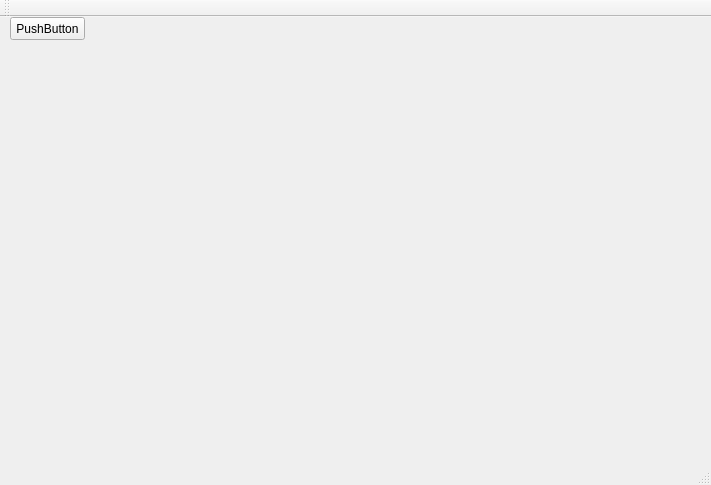
<?xml version="1.0" encoding="UTF-8"?>
<ui version="4.0">
 <class>MainWindow</class>
 <widget class="QMainWindow" name="MainWindow">
  <property name="geometry">
   <rect>
    <x>0</x>
    <y>0</y>
    <width>711</width>
    <height>485</height>
   </rect>
  </property>
  <property name="windowTitle">
   <string>MainWindow</string>
  </property>
  <widget class="QWidget" name="centralWidget">
   <widget class="QPushButton" name="pushButton">
    <property name="geometry">
     <rect>
      <x>10</x>
      <y>0</y>
      <width>75</width>
      <height>23</height>
     </rect>
    </property>
    <property name="text">
     <string>PushButton</string>
    </property>
   </widget>
  </widget>
  <widget class="QMenuBar" name="menuBar">
   <property name="geometry">
    <rect>
     <x>0</x>
     <y>0</y>
     <width>711</width>
     <height>23</height>
    </rect>
   </property>
  </widget>
  <widget class="QToolBar" name="mainToolBar">
   <attribute name="toolBarArea">
    <enum>TopToolBarArea</enum>
   </attribute>
   <attribute name="toolBarBreak">
    <bool>false</bool>
   </attribute>
  </widget>
  <widget class="QStatusBar" name="statusBar"/>
 </widget>
 <layoutdefault spacing="6" margin="11"/>
 <resources/>
 <connections/>
</ui>
